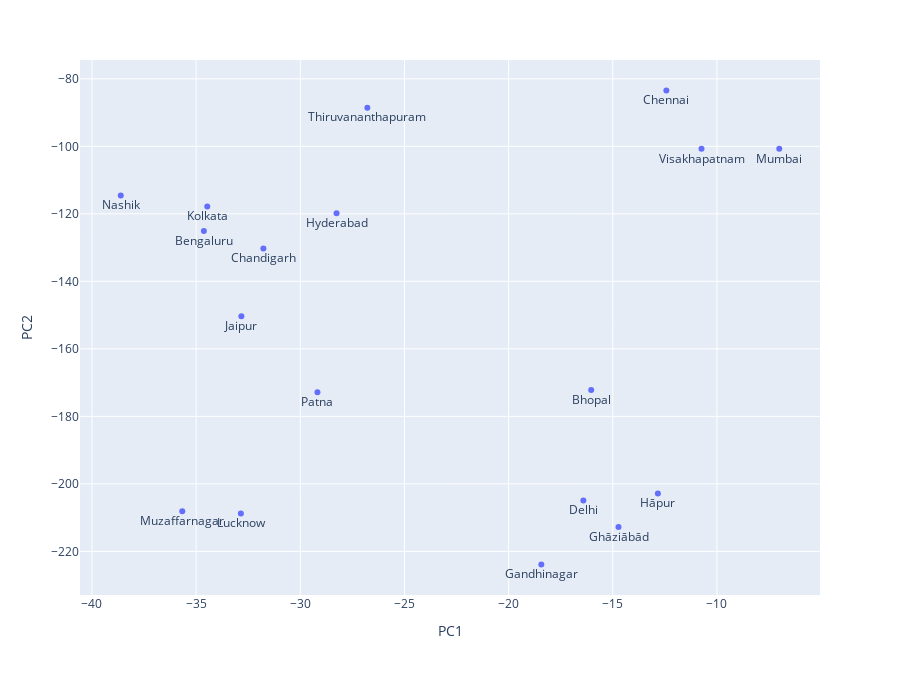

Notebook source saved alongside this figure:
### Code cell
df = df19_eg
fig = ex.scatter(x = df[:,0], y = df[:,1], text= df19_avg["City"], labels=dict(x="PC1", y="PC2"))
fig.update_traces(textposition='bottom center',)
fig.update_layout(width= 600*1.5, height = 450*1.5)
fig.show()

### Figure 1 — Plotly figure (JSON) as saved in the notebook; plotly's stock layout.template omitted (floating-point values rounded to 4 significant figures)
{"data": [{"hovertemplate": "PC1=%{x}<br>PC2=%{y}<br>text=%{text}<extra></extra>", "legendgroup": "", "marker": {"color": "#636efa", "symbol": "circle"}, "mode": "markers+text", "name": "", "orientation": "v", "showlegend": false, "text": ["Hyderabad", "Delhi", "Chandigarh", "Bhopal", "Lucknow", "Ghāziābād", "Hāpur", "Gandhinagar", "Chennai", "Nashik", "Visakhapatnam", "Mumbai", "Jaipur", "Patna", "Muzaffarnagar", "Thiruvananthapuram", "Bengaluru", "Kolkata"], "textposition": "bottom center", "type": "scatter", "x": [-28.26, -16.41, -31.77, -16.04, -32.85, -14.73, -12.84, -18.43, -12.43, -38.62, -10.74, -7.01, -32.83, -29.18, -35.67, -26.78, -34.63, -34.47], "xaxis": "x", "y": [-119.8, -204.9, -130.3, -172.2, -208.8, -212.8, -202.9, -223.9, -83.46, -114.6, -100.7, -100.7, -150.3, -172.9, -208.1, -88.54, -125.1, -117.8], "yaxis": "y"}], "layout": {"height": 675, "legend": {"tracegroupgap": 0}, "margin": {"t": 60}, "width": 900, "xaxis": {"anchor": "y", "domain": [0, 1], "title": {"text": "PC1"}}, "yaxis": {"anchor": "x", "domain": [0, 1], "title": {"text": "PC2"}}}}
